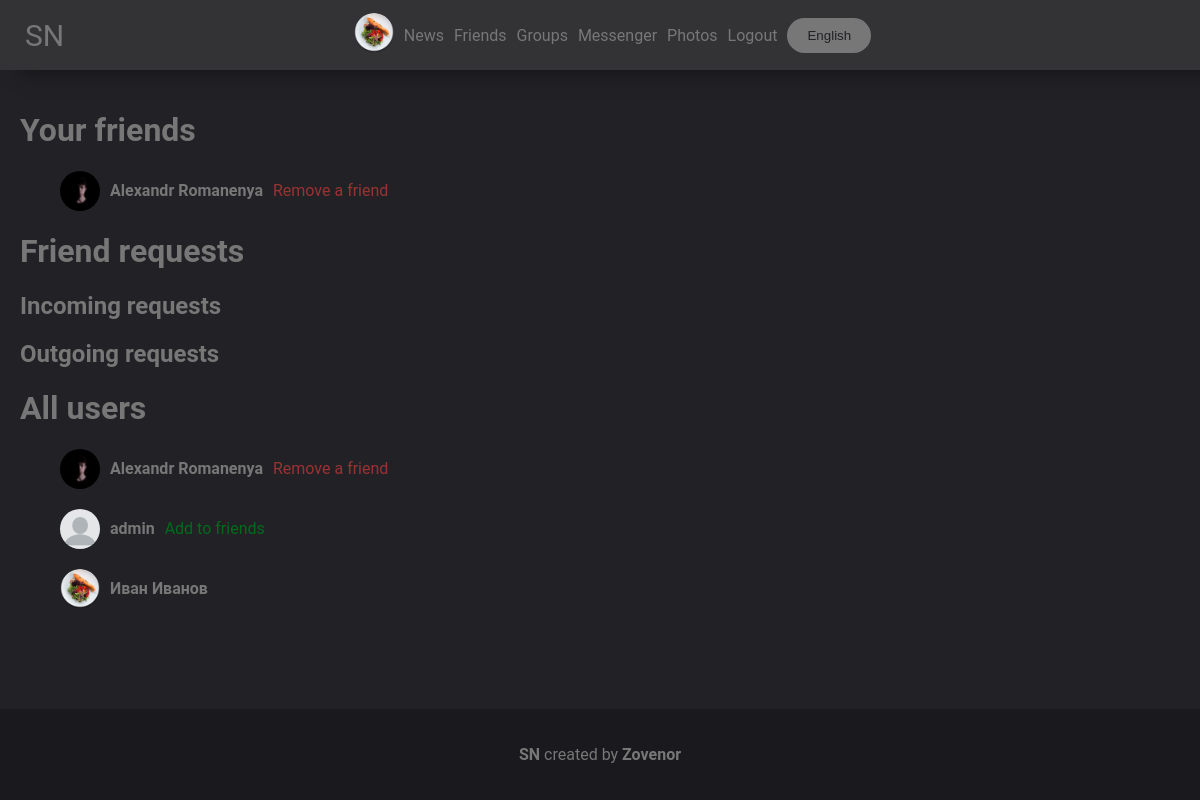
The page /friends (signed in) on the database its author committed.
### mainpage/models.py (models this page shows, shortened)
class UserDetail(models.Model):
    user = models.ForeignKey(User, on_delete=models.CASCADE)
    age = models.DateField(null=True, blank=True)
    photo = models.ForeignKey(Photo, on_delete=models.SET_NULL, null=True, blank=True)
    permissions = models.CharField(max_length=10, default="public")
    country = models.CharField(max_length=100, null=True, blank=True)
    city = models.CharField(max_length=100, null=True, blank=True)
    sex = models.CharField(max_length=10, choices=(('male', 'male'), ('female', 'female'), ('None', 'None')),
                           default=('None', 'None'))
    def get_photo(self):
        if self.photo:
            return self.photo
        else:
            return settings.STATIC_URL + "/mainpage/img/user.png"

class Photo(models.Model):
    photo = models.ImageField(upload_to='photos')
    date = models.DateTimeField(auto_now=True)
    user = models.ForeignKey(User, on_delete=models.SET_NULL, null=True)
    permissions = models.CharField(max_length=10, default="public")
    def __str__(self):
        return self.photo.url

class Friend(models.Model):
    user1 = models.IntegerField()
    user2 = models.IntegerField()
    def get_user2_name(self):
        try:
            return f'{User.objects.get(id=self.user2).first_name} {User.objects.get(id=self.user2).last_name}'
        except:
            return "DELETED"
    def get_user2_username(self):
        try:
            return User.objects.get(id=self.user2).username
        except:
            return None
    def get_user2(self):
        try:
            return UserDetail.objects.get(user=self.user2)
        except:
            return None

### mainpage/views.py (the view)
# urls.py: path('friends', views.FriendsView.as_view()),
class FriendsView(View):
    @base
    @user_is_authenticated
    def get(self, request, content={}, **kwargs):
        user_id = request.user.id
        f1 = Friend.objects.filter(user1=user_id)
        f2 = Friend.objects.filter(user2=user_id)
        content.update({
            'list': get_wordlist(request).Friends,
            'friends': f1.union(f2),
            'incoming_requests': Follower.objects.filter(user2=user_id),
            'outgoing_requests': Follower.objects.filter(user1=user_id),
            'all_users': UserDetail.objects.all(),
        })
        id_list = {
            'friends': [],
            'incoming_requests': [],
            'outgoing_requests': [],
        }
        for el in content['friends']:
            if user_id == el.user1:
                id_list['friends'] += [el.user2]
            else:
                id_list['friends'] += [el.user1]
        for el in content['incoming_requests']:
            id_list['incoming_requests'] += [el.user1]
        for el in content['outgoing_requests']:
            id_list['outgoing_requests'] += [el.user2]
        content['id_list'] = id_list
        try:
            add_id = int(request.GET['add'][2:])
            if Follower.objects.filter(user1=add_id, user2=user_id):
                Friend.objects.create(user1=user_id, user2=add_id)
                Follower.objects.filter(user1=add_id, user2=user_id).delete()
            return url_redirect_or_not(request)
        except:
            pass
        try:
            rm_id = int(request.GET['rm'][2:])
            if Friend.objects.filter(user1=rm_id, user2=user_id):
                Follower.objects.create(user1=rm_id, user2=user_id)
                Friend.objects.filter(user1=rm_id, user2=user_id).delete()
            elif Friend.objects.filter(user1=user_id, user2=rm_id):
                Follower.objects.create(user1=rm_id, user2=user_id)
                Friend.objects.filter(user1=user_id, user2=rm_id).delete()
            return url_redirect_or_not(request)
        except:
            pass
        try:
            rm_request_id = int(request.GET['rm_request'][2:])
            if Follower.objects.filter(user1=user_id, user2=rm_request_id):
                Follower.objects.filter(user1=user_id, user2=rm_request_id).delete()
            return url_redirect_or_not(request)
        except:
            pass
        try:
            add_request_id = int(request.GET['add_request'][2:])
            if not Follower.objects.filter(user1=user_id, user2=add_request_id) and user_id != add_request_id:
                Follower.objects.create(user1=user_id, user2=add_request_id)
            return url_redirect_or_not(request)
        except:
            pass
        return render(request, 'mainpage/friends.html', content)

### mainpage/views.py (called while the page is built)
def base(func):
    def wrapper(self, request, content={}, *args, **kwargs):
        if request.user.is_authenticated:
            content.update({'your_user': UserDetail.objects.get(user=request.user)})
        return func(self, request, content=content, **kwargs)
    return wrapper

def user_is_authenticated(func):
    def redir(self, request):
        return redirect('/login?url=' + request.path)
    def wrapper(self, request, *args, **kwargs):
        if request.user.is_authenticated:
            return func(self, request, *args, **kwargs)
        else:
            return redir(self, request)
    return wrapper

def get_wordlist(request):
    langs_list = {
        'en': langs.EN,
        'ru': langs.RU,
    }
    if 'lang' in request.COOKIES:
        lang = request.COOKIES['lang']
        try:
            return langs_list[lang]
        except:
            return langs_list['en']
    else:
        return langs_list['en']

### mainpage/templates/mainpage/friends.html (shortened to what this page needs)
{% extends 'mainpage/base.html' %}
{% load static %}
{% block content %}
    <link rel="stylesheet" href="{% static 'mainpage/friends.css' %}">
    <h1>{{ list.your_friends }}</h1>
    <ul>
        {% for el in friends %}
            {% if user.id == el.user1 %}
                <li class="user"><a href="/{{ el.get_user2_username }}">
                    {% if el.get_user2_name == "DELETED" %}
                        <b><img src="{% static "mainpage/img/user.png" %}" class="user_photo">{{ list.user_del }}</b>
                    {% else %}
                        <b><img class="user_photo" src="{{ el.get_user2.get_photo }}">{{ el.get_user2_name }}</b>
                    {% endif %}
                </a><a class="action remove_friend" href="?rm=id{{ el.user2 }}">{{ list.remove_friend }}</a></li>
            {% endif %}
        {% endfor %}
    </ul>
    <h1>{{ list.friend_requests }}</h1>
    <h2>{{ list.incoming_requests }}</h2>
    <h2>{{ list.outgoing_requests }}</h2>
    <h1>{{ list.all_users }}</h1>
    <ul>
        {% for el in all_users %}
            <li class="user">
                <b><a href="/{{ el.user.username }}"><img width="40px" class="user_photo"
                                                          src="{{ el.get_photo }}">{{ el.user.first_name }} {{ el.user.last_name }}
                </a></b>
                {% if el.user.id in id_list.friends %}
                    <a class="action remove_friend" href="?rm=id{{ el.user.id }}">{{ list.remove_friend }}</a>
                {% elif el.user.id in id_list.incoming_requests %}
                    <a class="action accept_request" href="?add=id{{ el.user.id }}">{{ list.accept_the_request }}</a>
                {% elif el.user.id in id_list.outgoing_requests %}
                    <a class="action remove_request" href="?rm_request=id{{ el.user.id }}">{{ list.remove_request }}</a>
                {% elif el.user.id != user.id %}
                    <a class="action add_request" href="?add_request=id{{ el.user.id }}">{{ list.add_request }}</a>
                {% endif %}
            </li>
        {% endfor %}
    </ul>
{% endblock %}

### mainpage/templates/mainpage/base.html (shortened to what this page needs)
<!doctype html>
{% load static %}
<html lang="en">
<head>
    <link rel="stylesheet" href="{% static "mainpage/base.css" %}">
</head>
<body>
<header>
    <a class="NAME" href="/">{{ list.NAME }}</a>
    {% if user.is_authenticated %}
        <a href="/account"><img width="40px" style="border-radius: 999px" src="{{ your_user.get_photo }}"></a>
        <a href="/news">{{ list.news }}</a>
        <a href="/friends">{{ list.Friends }}</a>
        <a href="/groups">{{ list.groups }}</a>
        <a href="/messenger/">{{ list.messenger }}</a>
        <a href="/photos">{{ list.photos }}</a>
        <a href="/logout?url={{ request.path }}">{{ list.LogOut }}</a>
    {% endif %}
    <button style="margin-left: 5px" class="button choose_lang" onclick="choose_lang()">{{ list.choose_lang }}</button>
</header>
<main>
    {% block content %}
{% endblock %}
</main>
<footer>
    <p><a href="https://github.com/zovenor/social_network"><b>{{ list.NAME }}</b></a> {{ list.created_by }} <a href="https://github.com/zovenor"><b>Zovenor</b></a></p>
</footer>
</body>
</html>

### mainpage/static/mainpage/base.css (style rules this page uses)
body { padding: 0; margin: 0; background: #222226; color: #777; font-family: "Roboto", "Lucida Grande", Verdana, Arial, sans-serif; min-height: 100vh; display: flex; flex-flow: column; }
header { background: #333336; padding: 10px; color: #FFF; display: flex; align-items: center; justify-content: center; position: fixed; width: 100vw; height: 50px; left: 0; top: 0; z-index: 999; box-shadow: 20px 0px 20px #111113; }
.NAME { position: fixed; left: 20px; font-size: 30px; }
header a { text-decoration: none; margin: 5px; color: #777; }
main { padding: 20px; padding-top: 90px; }
main a { text-decoration: none; color: #777; }
li { list-style-type: none; }
.button { border-color: #777; border-width: 2px; border-style: solid; border-radius: 999px; padding: 10px; transition: .5s; color: #777; background-color: #222226; width: fit-content; padding-left: 20px; padding-right: 20px; }
.choose_lang { border: 0px; background-color: #777; color: #222226; }
footer { background-color: #1a1a1e; padding: 20px; display: flex; justify-content: center; align-items: center; margin-top: auto; }
footer a { text-decoration: none; color: #777; }

### mainpage/static/mainpage/friends.css (style rules this page uses)
.user { display: flex; align-items: center; margin-bottom: 20px; }
.user * { display: flex; align-items: center; }
.user_photo { border-radius: 999px; margin-right: 10px; width: 40px; }
.action { margin-left: 10px; }
.add_request { color: #006b1b; }
.remove_friend { color: #993333; }

### rows shown on the page
UserDetail: get_photo (picture), user.first_name "Иван", user.last_name "Иванов"
Friend: get_user2.get_photo (picture), get_user2_name "Alexandr Romanenya", remove_friend "Remove a friend"
UserDetail: get_photo (picture), user.first_name "Alexandr", user.last_name "Romanenya", remove_friend "Remove a friend"
UserDetail: shows a picture, user.first_name "admin", add_request "Add to friends"

### other values the page prints
{{ list.NAME }} "SN"
{{ list.news }} "News"
{{ list.Friends }} "Friends"
{{ list.groups }} "Groups"
{{ list.messenger }} "Messenger"
{{ list.photos }} "Photos"
{{ list.LogOut }} "Logout"
{{ list.choose_lang }} "English"
{{ list.your_friends }} "Your friends"
{{ list.friend_requests }} "Friend requests"
{{ list.incoming_requests }} "Incoming requests"
{{ list.outgoing_requests }} "Outgoing requests"
{{ list.all_users }} "All users"
{{ list.created_by }} "created by"
